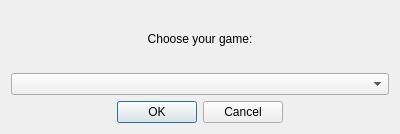
<?xml version="1.0" encoding="UTF-8"?>
<ui version="4.0">
 <class>LoadGameMenu</class>
 <widget class="QWidget" name="LoadGameMenu">
  <property name="geometry">
   <rect>
    <x>0</x>
    <y>0</y>
    <width>400</width>
    <height>134</height>
   </rect>
  </property>
  <property name="windowTitle">
   <string>Load Game</string>
  </property>
  <layout class="QGridLayout" name="gridLayout">
   <item row="3" column="0">
    <widget class="QDialogButtonBox" name="buttonBox">
     <property name="layoutDirection">
      <enum>Qt::LeftToRight</enum>
     </property>
     <property name="standardButtons">
      <set>QDialogButtonBox::Cancel|QDialogButtonBox::Ok</set>
     </property>
     <property name="centerButtons">
      <bool>true</bool>
     </property>
    </widget>
   </item>
   <item row="0" column="0">
    <widget class="QLabel" name="label">
     <property name="text">
      <string>Choose your game:</string>
     </property>
     <property name="alignment">
      <set>Qt::AlignCenter</set>
     </property>
     <property name="buddy">
      <cstring>comboBox</cstring>
     </property>
    </widget>
   </item>
   <item row="2" column="0">
    <widget class="QComboBox" name="comboBox"/>
   </item>
  </layout>
 </widget>
 <resources/>
 <connections/>
</ui>
